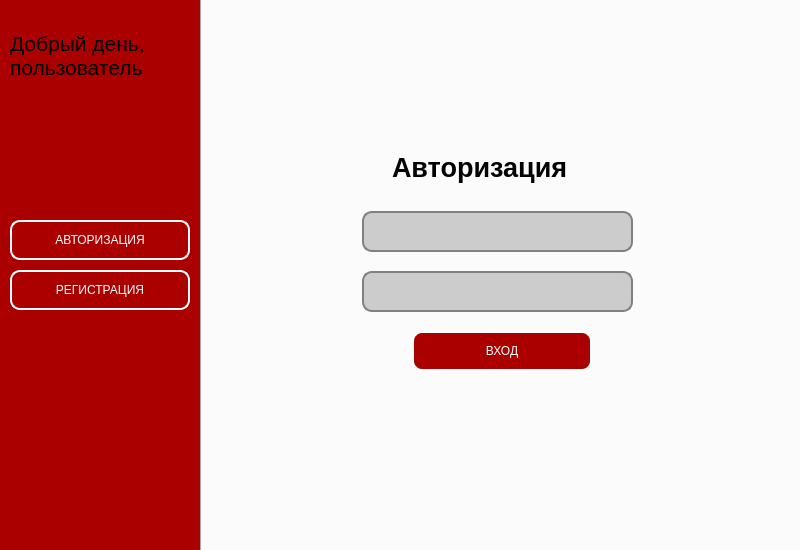
<?xml version="1.0" encoding="UTF-8"?>
<ui version="4.0">
 <class>auth</class>
 <widget class="QMainWindow" name="auth">
  <property name="geometry">
   <rect>
    <x>0</x>
    <y>0</y>
    <width>800</width>
    <height>550</height>
   </rect>
  </property>
  <property name="sizePolicy">
   <sizepolicy hsizetype="Fixed" vsizetype="Fixed">
    <horstretch>0</horstretch>
    <verstretch>0</verstretch>
   </sizepolicy>
  </property>
  <property name="minimumSize">
   <size>
    <width>800</width>
    <height>550</height>
   </size>
  </property>
  <property name="maximumSize">
   <size>
    <width>800</width>
    <height>550</height>
   </size>
  </property>
  <property name="windowTitle">
   <string>Математический тренажёр</string>
  </property>
  <widget class="QWidget" name="centralwidget">
   <widget class="QLabel" name="leftPanel">
    <property name="geometry">
     <rect>
      <x>0</x>
      <y>0</y>
      <width>200</width>
      <height>550</height>
     </rect>
    </property>
    <property name="styleSheet">
     <string notr="true">background-color: #aa0000;</string>
    </property>
    <property name="text">
     <string/>
    </property>
   </widget>
   <widget class="QLabel" name="welcome_lbl">
    <property name="geometry">
     <rect>
      <x>10</x>
      <y>20</y>
      <width>151</width>
      <height>71</height>
     </rect>
    </property>
    <property name="font">
     <font>
      <pointsize>16</pointsize>
      <weight>50</weight>
      <bold>false</bold>
     </font>
    </property>
    <property name="styleSheet">
     <string notr="true"/>
    </property>
    <property name="text">
     <string>Добрый день, пользователь</string>
    </property>
    <property name="textFormat">
     <enum>Qt::AutoText</enum>
    </property>
    <property name="scaledContents">
     <bool>false</bool>
    </property>
    <property name="alignment">
     <set>Qt::AlignLeading|Qt::AlignLeft|Qt::AlignVCenter</set>
    </property>
    <property name="wordWrap">
     <bool>true</bool>
    </property>
   </widget>
   <widget class="QTabWidget" name="tabW">
    <property name="geometry">
     <rect>
      <x>200</x>
      <y>-25</y>
      <width>611</width>
      <height>581</height>
     </rect>
    </property>
    <property name="styleSheet">
     <string notr="true">QPushButton{
	
	font: 87 14pt &quot;Arial&quot;;
	color: white;
	background-color: #aa0000;
	border: 2px solid white;
	border-radius: 10px;
}
QPushButton:hover {
    background: rgb(125, 0, 0)

    }
QPushButton:pressed {
    border-style: inset;
    background: rgb(85, 85, 85);
    }</string>
    </property>
    <property name="currentIndex">
     <number>0</number>
    </property>
    <widget class="QWidget" name="tab">
     <attribute name="title">
      <string>Tab 1</string>
     </attribute>
     <widget class="QLabel" name="authLbl">
      <property name="geometry">
       <rect>
        <x>190</x>
        <y>150</y>
        <width>201</width>
        <height>33</height>
       </rect>
      </property>
      <property name="font">
       <font>
        <pointsize>20</pointsize>
        <weight>75</weight>
        <bold>true</bold>
       </font>
      </property>
      <property name="styleSheet">
       <string notr="true"/>
      </property>
      <property name="text">
       <string>Авторизация</string>
      </property>
      <property name="alignment">
       <set>Qt::AlignLeading|Qt::AlignLeft|Qt::AlignVCenter</set>
      </property>
     </widget>
     <widget class="QPushButton" name="authBtn">
      <property name="geometry">
       <rect>
        <x>210</x>
        <y>330</y>
        <width>180</width>
        <height>40</height>
       </rect>
      </property>
      <property name="styleSheet">
       <string notr="true">QPushButton{
	
	font: 87 14pt &quot;Arial&quot;;
	color: white;
	background-color: #aa0000;
	border: 2px solid white;
	border-radius: 10px;
}
QPushButton:hover {
    background: rgb(125, 0, 0)

    }
QPushButton:pressed {
    border-style: inset;
    background: rgb(85, 85, 85);
    }</string>
      </property>
      <property name="text">
       <string>ВХОД</string>
      </property>
      <property name="iconSize">
       <size>
        <width>40</width>
        <height>40</height>
       </size>
      </property>
     </widget>
     <widget class="QLineEdit" name="login">
      <property name="geometry">
       <rect>
        <x>160</x>
        <y>210</y>
        <width>271</width>
        <height>41</height>
       </rect>
      </property>
      <property name="contextMenuPolicy">
       <enum>Qt::DefaultContextMenu</enum>
      </property>
      <property name="statusTip">
       <string/>
      </property>
      <property name="accessibleDescription">
       <string/>
      </property>
      <property name="styleSheet">
       <string notr="true">
	font: 87 14pt &quot;Arial&quot;;
	color: black;
	background-color: #cccccc;
	border: 2px solid grey;
	border-radius: 10px;
</string>
      </property>
      <property name="inputMethodHints">
       <set>Qt::ImhNone</set>
      </property>
      <property name="inputMask">
       <string/>
      </property>
      <property name="text">
       <string/>
      </property>
      <property name="maxLength">
       <number>30</number>
      </property>
      <property name="placeholderText">
       <string/>
      </property>
     </widget>
     <widget class="QLineEdit" name="password">
      <property name="geometry">
       <rect>
        <x>160</x>
        <y>270</y>
        <width>271</width>
        <height>41</height>
       </rect>
      </property>
      <property name="styleSheet">
       <string notr="true">
	font: 87 14pt &quot;Arial&quot;;
	color: black;
	background-color: #cccccc;
	border: 2px solid grey;
	border-radius: 10px;
</string>
      </property>
      <property name="maxLength">
       <number>30</number>
      </property>
      <property name="echoMode">
       <enum>QLineEdit::Password</enum>
      </property>
     </widget>
     <widget class="QLabel" name="label">
      <property name="geometry">
       <rect>
        <x>0</x>
        <y>0</y>
        <width>601</width>
        <height>561</height>
       </rect>
      </property>
      <property name="text">
       <string/>
      </property>
      <property name="pixmap">
       <pixmap>../data/img/bg.png</pixmap>
      </property>
     </widget>
     <zorder>label</zorder>
     <zorder>authLbl</zorder>
     <zorder>authBtn</zorder>
     <zorder>login</zorder>
     <zorder>password</zorder>
    </widget>
    <widget class="QWidget" name="tab_2">
     <attribute name="title">
      <string>Tab 2</string>
     </attribute>
     <widget class="QLineEdit" name="class_2">
      <property name="geometry">
       <rect>
        <x>160</x>
        <y>250</y>
        <width>101</width>
        <height>41</height>
       </rect>
      </property>
      <property name="styleSheet">
       <string notr="true">
	font: 87 14pt &quot;Arial&quot;;
	color: black;
	background-color: #cccccc;
	border: 2px solid grey;
	border-radius: 10px;
</string>
      </property>
      <property name="maxLength">
       <number>30</number>
      </property>
      <property name="echoMode">
       <enum>QLineEdit::Normal</enum>
      </property>
     </widget>
     <widget class="QPushButton" name="regBtn">
      <property name="geometry">
       <rect>
        <x>210</x>
        <y>420</y>
        <width>180</width>
        <height>40</height>
       </rect>
      </property>
      <property name="styleSheet">
       <string notr="true">QPushButton{
	
	font: 87 14pt &quot;Arial&quot;;
	color: white;
	background-color: #aa0000;
	border: 2px solid white;
	border-radius: 10px;
}
QPushButton:hover {
    background: rgb(125, 0, 0)

    }
QPushButton:pressed {
    border-style: inset;
    background: rgb(85, 85, 85);
    }</string>
      </property>
      <property name="text">
       <string>РЕГИСТРАЦИЯ</string>
      </property>
      <property name="iconSize">
       <size>
        <width>40</width>
        <height>40</height>
       </size>
      </property>
     </widget>
     <widget class="QLineEdit" name="lastName">
      <property name="geometry">
       <rect>
        <x>160</x>
        <y>200</y>
        <width>271</width>
        <height>41</height>
       </rect>
      </property>
      <property name="contextMenuPolicy">
       <enum>Qt::DefaultContextMenu</enum>
      </property>
      <property name="statusTip">
       <string/>
      </property>
      <property name="accessibleDescription">
       <string/>
      </property>
      <property name="styleSheet">
       <string notr="true">
	font: 87 14pt &quot;Arial&quot;;
	color: black;
	background-color: #cccccc;
	border: 2px solid grey;
	border-radius: 10px;
</string>
      </property>
      <property name="inputMethodHints">
       <set>Qt::ImhNone</set>
      </property>
      <property name="inputMask">
       <string/>
      </property>
      <property name="text">
       <string/>
      </property>
      <property name="maxLength">
       <number>30</number>
      </property>
      <property name="placeholderText">
       <string/>
      </property>
     </widget>
     <widget class="QLabel" name="regLbl">
      <property name="geometry">
       <rect>
        <x>200</x>
        <y>80</y>
        <width>201</width>
        <height>33</height>
       </rect>
      </property>
      <property name="font">
       <font>
        <pointsize>20</pointsize>
        <weight>75</weight>
        <bold>true</bold>
       </font>
      </property>
      <property name="styleSheet">
       <string notr="true"/>
      </property>
      <property name="text">
       <string>Регистрация</string>
      </property>
      <property name="alignment">
       <set>Qt::AlignLeading|Qt::AlignLeft|Qt::AlignVCenter</set>
      </property>
     </widget>
     <widget class="QLabel" name="label_2">
      <property name="geometry">
       <rect>
        <x>0</x>
        <y>0</y>
        <width>601</width>
        <height>561</height>
       </rect>
      </property>
      <property name="text">
       <string/>
      </property>
      <property name="pixmap">
       <pixmap>../data/img/bg.png</pixmap>
      </property>
     </widget>
     <widget class="QLineEdit" name="firstName">
      <property name="geometry">
       <rect>
        <x>160</x>
        <y>150</y>
        <width>271</width>
        <height>41</height>
       </rect>
      </property>
      <property name="contextMenuPolicy">
       <enum>Qt::DefaultContextMenu</enum>
      </property>
      <property name="statusTip">
       <string/>
      </property>
      <property name="accessibleDescription">
       <string/>
      </property>
      <property name="styleSheet">
       <string notr="true">
	font: 87 14pt &quot;Arial&quot;;
	color: black;
	background-color: #cccccc;
	border: 2px solid grey;
	border-radius: 10px;
</string>
      </property>
      <property name="inputMethodHints">
       <set>Qt::ImhNone</set>
      </property>
      <property name="inputMask">
       <string/>
      </property>
      <property name="text">
       <string/>
      </property>
      <property name="maxLength">
       <number>30</number>
      </property>
      <property name="placeholderText">
       <string/>
      </property>
     </widget>
     <widget class="QLineEdit" name="loginR">
      <property name="geometry">
       <rect>
        <x>160</x>
        <y>310</y>
        <width>271</width>
        <height>41</height>
       </rect>
      </property>
      <property name="styleSheet">
       <string notr="true">
	font: 87 14pt &quot;Arial&quot;;
	color: black;
	background-color: #cccccc;
	border: 2px solid grey;
	border-radius: 10px;
</string>
      </property>
      <property name="maxLength">
       <number>30</number>
      </property>
      <property name="echoMode">
       <enum>QLineEdit::Normal</enum>
      </property>
     </widget>
     <widget class="QLineEdit" name="passwordR">
      <property name="geometry">
       <rect>
        <x>160</x>
        <y>360</y>
        <width>271</width>
        <height>41</height>
       </rect>
      </property>
      <property name="styleSheet">
       <string notr="true">
	font: 87 14pt &quot;Arial&quot;;
	color: black;
	background-color: #cccccc;
	border: 2px solid grey;
	border-radius: 10px;
</string>
      </property>
      <property name="maxLength">
       <number>30</number>
      </property>
      <property name="echoMode">
       <enum>QLineEdit::PasswordEchoOnEdit</enum>
      </property>
     </widget>
     <zorder>label_2</zorder>
     <zorder>class_2</zorder>
     <zorder>regBtn</zorder>
     <zorder>lastName</zorder>
     <zorder>regLbl</zorder>
     <zorder>firstName</zorder>
     <zorder>loginR</zorder>
     <zorder>passwordR</zorder>
    </widget>
   </widget>
   <widget class="QPushButton" name="reg_switch">
    <property name="geometry">
     <rect>
      <x>10</x>
      <y>270</y>
      <width>180</width>
      <height>40</height>
     </rect>
    </property>
    <property name="styleSheet">
     <string notr="true">QPushButton{
	
	font: 87 14pt &quot;Arial&quot;;
	color: white;
	background-color: #aa0000;
	border: 2px solid white;
	border-radius: 10px;
}
QPushButton:hover {
    background: rgb(125, 0, 0)

    }
QPushButton:pressed {
    border-style: inset;
    background: rgb(85, 85, 85);
    }</string>
    </property>
    <property name="text">
     <string>РЕГИСТРАЦИЯ</string>
    </property>
    <property name="iconSize">
     <size>
      <width>40</width>
      <height>40</height>
     </size>
    </property>
   </widget>
   <widget class="QPushButton" name="auth_switch">
    <property name="geometry">
     <rect>
      <x>10</x>
      <y>220</y>
      <width>180</width>
      <height>40</height>
     </rect>
    </property>
    <property name="layoutDirection">
     <enum>Qt::LeftToRight</enum>
    </property>
    <property name="styleSheet">
     <string notr="true">QPushButton{
	
	font: 87 14pt &quot;Arial&quot;;
	color: white;
	background-color: #aa0000;
	border: 2px solid white;
	border-radius: 10px;
}
QPushButton:hover {
    background: rgb(125, 0, 0)

    }
QPushButton:pressed {
    border-style: inset;
    background: rgb(85, 85, 85);
    }</string>
    </property>
    <property name="text">
     <string>АВТОРИЗАЦИЯ</string>
    </property>
    <property name="iconSize">
     <size>
      <width>40</width>
      <height>40</height>
     </size>
    </property>
   </widget>
  </widget>
 </widget>
 <resources/>
 <connections/>
</ui>
